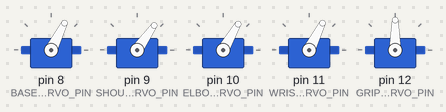
Recording of a sketch running on a simulated Arduino Uno, built with avr-gcc and run on an emulated ATmega328P. Shown: 5 × servo. What the sketch prints to the serial monitor is not drawn.

Above: at 0.1 s.
At 2.1 s:
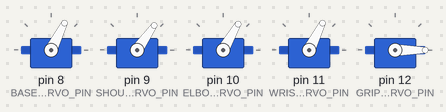
At 7.8 s:
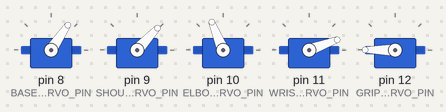
At 14.2 s:
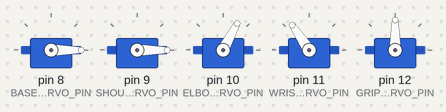
At 25.6 s:
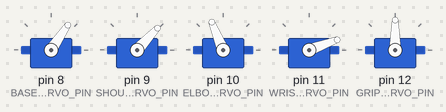
At 36.0 s:
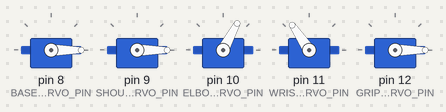
Timing chart, 0 to 40.0 s (numbered marks = the images above):
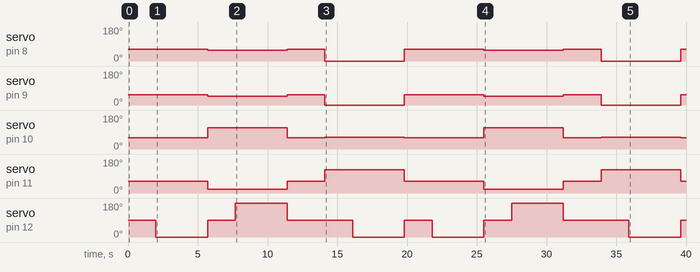

The sketch:

ROBOT_ARM_V2.ino
```cpp
#include <Servo.h>
#include <math.h>

// Définition des pins des servomoteurs
#define BASE_SERVO_PIN 8
#define SHOULDER_SERVO_PIN 9
#define ELBOW_SERVO_PIN 10
#define WRIST_SERVO_PIN 11
#define GRIPPER_SERVO_PIN 12

// Longueurs des segments du bras robot
const float L1 = 10.5; // Longueur du segment de Axe1
const float L2 = 11.3; // Longueur du segment de Axe2
const float L3 = 11.0; // Longueur du segment de Axe3
const float L4 = 5.0;  // Longueur du segment de Axe4
const float L5 = 5.0;  // Longueur du segment de Axe5

// Création des objets Servo pour chaque servo moteur
Servo baseServo;
Servo shoulderServo;
Servo elbowServo;
Servo wristServo;
Servo gripperServo;

// Fonction pour déplacer le bras robot en fonction des coordonnées XYZ
void moveArm(float x, float y, float z) {
  // Calcul des angles nécessaires pour chaque servo moteur
  float baseAngle, shoulderAngle, elbowAngle, wristAngle, gripperAngle;
  inverseKinematics(x, y, z, baseAngle, shoulderAngle, elbowAngle, wristAngle, gripperAngle);

  // Déplacement des servomoteurs aux angles calculés
  baseServo.write(baseAngle);
  shoulderServo.write(shoulderAngle);
  elbowServo.write(elbowAngle);
  wristServo.write(wristAngle);
  gripperServo.write(gripperAngle);

  // Attente pour que le bras robot atteigne sa position
  delay(2000);
}

// Fonction de calcul de la cinématique inverse
void inverseKinematics(float x, float y, float z, float &baseAngle, float &shoulderAngle, float &elbowAngle, float &wristAngle, float &gripperAngle) {
  // Calcul de la position du poignet (x, y, z) par rapport à l'origine de la base
  float x4 = x - L5; // Décalage pour tenir compte de la longueur du segment de la pince
  float y4 = y;
  float z4 = z;

  // Calcul de l'angle du servo de base (rotation autour de l'axe Z)
  baseAngle = atan2(y4, x4) * 180 / M_PI;

  // Calcul de la distance projetée (distance horizontale) entre l'axe de la base et le poignet
  float r = sqrt(x4 * x4 + y4 * y4);

  // Calcul de l'angle entre le segment d'épaule et le plan horizontal
  float phi2 = atan2(z4 - L1, r);

  // Calcul de la distance projetée entre l'axe de la base et le point de rotation du coude
  float r2 = sqrt((z4 - L1) * (z4 - L1) + r * r);

  // Calcul de l'angle du servo d'épaule (rotation autour de l'axe Y)
  shoulderAngle = atan2(z4 - L1, r) * 180 / M_PI + acos((L2 * L2 + r2 * r2 - L3 * L3) / (2 * L2 * r2)) * 180 / M_PI;

  // Calcul de l'angle du servo de coude (rotation autour de l'axe Y)
  elbowAngle = acos((L2 * L2 + L3 * L3 - r2 * r2) / (2 * L2 * L3)) * 180 / M_PI;

  // Calcul de l'angle du servo de poignet (rotation autour de l'axe Y)
  wristAngle = -(shoulderAngle + elbowAngle - 180);

  // Angle de la pince
  gripperAngle = 90;
}

void setup() {
  // Initialisation des servomoteurs
  baseServo.attach(BASE_SERVO_PIN);
  shoulderServo.attach(SHOULDER_SERVO_PIN);
  elbowServo.attach(ELBOW_SERVO_PIN);
  wristServo.attach(WRIST_SERVO_PIN);
  gripperServo.attach(GRIPPER_SERVO_PIN);

  // Initialisation de la communication série // Raspberry
  Serial.begin(9600);
  Serial.println("Bras robot prêt !");
}

void loop() {
  // Mouvement du bras robot vers une position spécifique

  // Attendre les coordonnées XYZ depuis le Raspeberry
  if (Serial.available() >= 12) { // Attendre au moins 12 caractères (3 valeurs flottantes séparées par des virgules)
    String input = Serial.readStringUntil('\n');
    input.trim();
    int commaIndex1 = input.indexOf(',');
    int commaIndex2 = input.indexOf(',', commaIndex1 + 1);

    if (commaIndex1 != -1 && commaIndex2 != -1) {
      String xStr = input.substring(0, commaIndex1);
      String yStr = input.substring(commaIndex1 + 1, commaIndex2);
      String zStr = input.substring(commaIndex2 + 1);

      float x = xStr.toFloat();
      float y = yStr.toFloat();
      float z = zStr.toFloat();

      moveArm(x, y, z); // Déplacer le bras robot aux coordonnées
      delay(700); // Attente de 5 secondes avant de passer à la prochaine commande
    }
  }

  //Etablissement du Pick and place sans la caméra
  int TabPosition[4][3] = {
    {10,10,10},
    {15,15,15},
    {10,10,10},
    {10,0,0},
    };

  // tableau qui crée la trajectoire
  for (int t=0; t<4; t++)
  {
    //Serial.println(TabPosition[t]);
    moveArm(TabPosition[t][0], TabPosition[t][1], TabPosition[t][2]); // Déplacer le bras robot aux coordonnées (10, 20, 15)

    if (t == 1)
    {
      gripperServo.write(180);
      delay(3000);
    }
    else if(t == 3)
    {
      gripperServo.write(0);
      delay(3000);
    }
    else if (t==0)
    {
      gripperServo.write(0);
      delay(3000);
    }
    delay(700); // Attente de 5 secondes avant de passer à la prochaine commande
  }
}
```

Measured:
- by itself, servo on pin 8 (BASE_SERVO_PIN): 63° → 56° at 5.7 s, → 63° 5.7 s later, → 0° 2.7 s later, → 63° 5.7 s later, … (8 changes in this stretch)
- by itself, servo on pin 9 (SHOULDER_SERVO_PIN): 55° → 47° at 5.7 s, → 55° 5.7 s later, → 0° 2.7 s later, → 55° 5.7 s later, … (8 changes in this stretch)
- by itself, servo on pin 10 (ELBOW_SERVO_PIN): 60° → 112° at 5.7 s, → 60° 5.7 s later, → 62° 2.7 s later, → 60° 5.7 s later, … (8 changes in this stretch)
